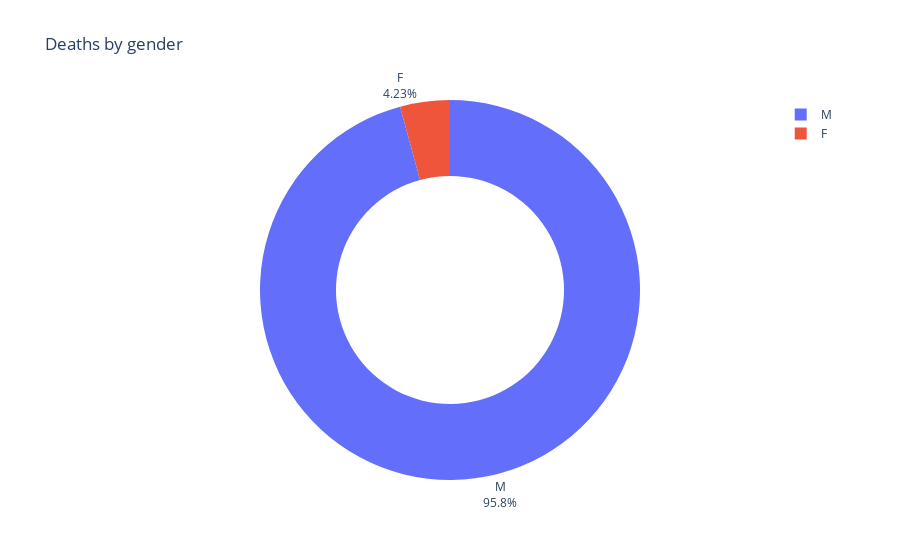

The code cell stored with this chart in its notebook:
### Code cell
by_gender = by_gender.reset_index()
by_gender.columns = ["gender", "count"]

fig = px.pie(
    by_gender, names="gender", values="count", title="Deaths by gender", hole=0.6
)
fig.update_traces(textposition="outside", textinfo="percent+label")
fig.show()

### Figure 1 — Plotly figure (JSON) as saved in the notebook; plotly's stock layout.template omitted (floating-point values rounded to 4 significant figures)
{"data": [{"domain": {"x": [0, 1], "y": [0, 1]}, "hole": 0.6, "hovertemplate": "gender=%{label}<br>count=%{value}<extra></extra>", "labels": ["M", "F"], "legendgroup": "", "name": "", "showlegend": true, "textinfo": "percent+label", "textposition": "outside", "type": "pie", "values": [2354, 104]}], "layout": {"legend": {"tracegroupgap": 0}, "title": {"text": "Deaths by gender"}}}
